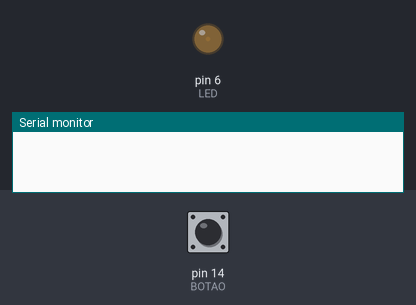
This sketch was run on a simulated Arduino Uno, built with avr-gcc and run on an emulated ATmega328P. Parts: output pins drawn as LEDs (lit = HIGH), the last lines printed to the serial monitor. Inputs (shaded band) come from the test bench; at power-on: pin 14 (BOTAO) HIGH.

Above: at 5.0 s.
5.1 s: pin 14 (BOTAO) pulled LOW for 0.15 s
At 6.4 s:
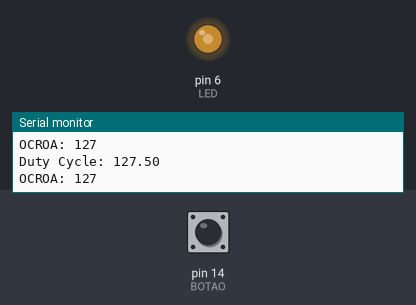
Timing chart, 0 to 8.1 s (numbered marks = the images above; inputs shaded):
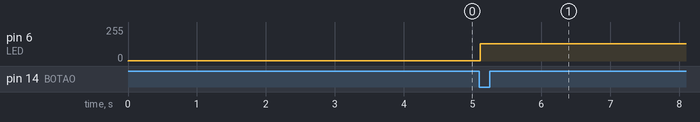

The sketch:

ex1.ino
```cpp
#define BOTAO (1 << PC0)
#define LED (1 << PD6)

float DC = 0;

ISR(PCINT1_vect){
  while (!(PINC & BOTAO)){
    DC = 127.5;
    if(DC > 255)
      DC = 0;
    OCR0A = int(DC);
    Serial.print("Duty Cycle: ");
    Serial.println(DC);
    Serial.print("OCROA: ");
    Serial.println(OCR0A);
  }
}

int main(){
    Serial.begin(115200);
    DDRD = LED;
    PORTD &= ~LED;

    PORTC = BOTAO;

    TCCR0A = (1 << COM0A1) + (1 << WGM01) + (1 << WGM00);
    TCCR0B = (1 << CS02) + (1 << CS00);
    OCR0A = 0;

    PCICR = (1 << PCIE1);
    PCMSK1 = BOTAO;

    sei();

    for(;;){}

}
```

Measured:
- after the input at 5.1 s, pin 6 (LED): 1/255 → 128/255 at once
